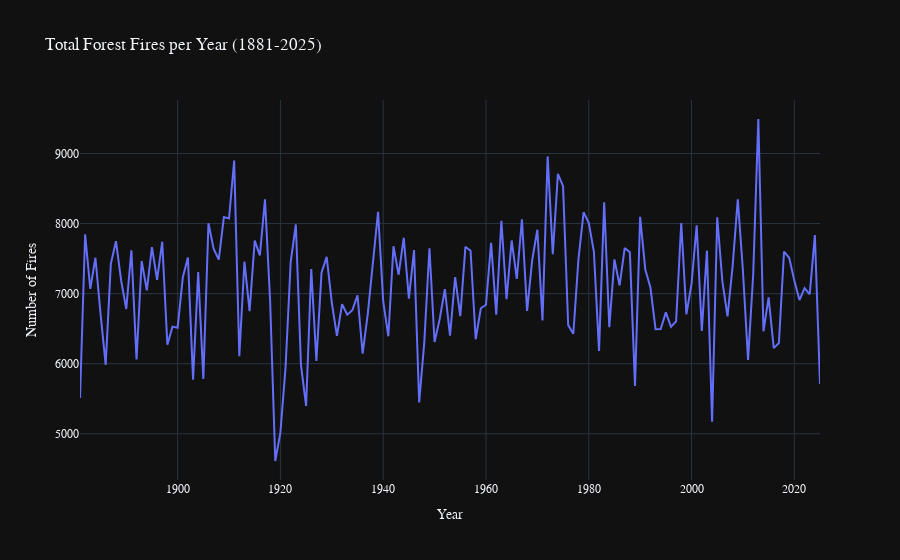

This figure's notebook cell:
### Markdown cell above
#### 4.2 Yearly Trends

### Code cell
# Plots - Number of Fires and Burned Area per Year

# creating a new DataFrame to group [Burned_Area_Ha] and [Fires_Count] with Year
year_summary = forest_data.groupby('Year')[['Fires_Count', 'Burned_Area_Ha']].sum().reset_index()



px.line(data_frame=year_summary, x='Year', y='Fires_Count', title='Total Forest Fires per Year (1881-2025)',labels={'Fires_Count': 'Number of Fires'}, )

### Figure 1 — Plotly figure (JSON) as saved in the notebook; plotly's stock layout.template omitted (floating-point values rounded to 4 significant figures; data arrays with more than 128 entries replaced by an {"elided": "..."} marker saying what was removed)
{"data": [{"hovertemplate": "Year=%{x}<br>Number of Fires=%{y}<extra></extra>", "legendgroup": "", "line": {"color": "#636efa", "dash": "solid"}, "marker": {"symbol": "circle"}, "mode": "lines", "name": "", "orientation": "v", "showlegend": false, "type": "scatter", "x": {"elided": "145 int values"}, "xaxis": "x", "y": {"elided": "145 int values"}, "yaxis": "y"}], "layout": {"legend": {"tracegroupgap": 0}, "title": {"text": "Total Forest Fires per Year (1881-2025)"}, "xaxis": {"anchor": "y", "domain": [0, 1], "title": {"text": "Year"}}, "yaxis": {"anchor": "x", "domain": [0, 1], "title": {"text": "Number of Fires"}}}}
